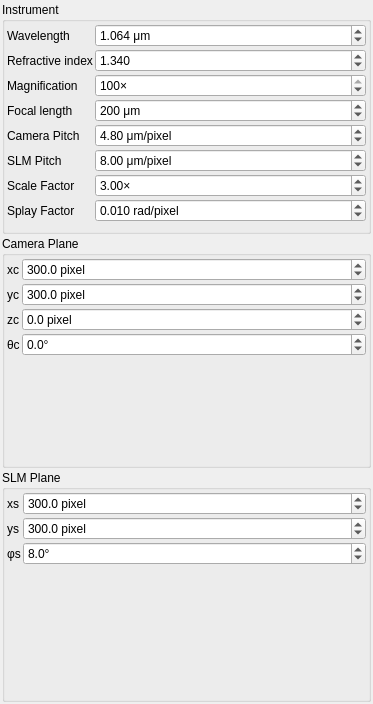
<?xml version="1.0" encoding="UTF-8"?>
<ui version="4.0">
 <class>QCGHWidget</class>
 <widget class="QWidget" name="QCGHWidget">
  <property name="geometry">
   <rect>
    <x>0</x>
    <y>0</y>
    <width>373</width>
    <height>704</height>
   </rect>
  </property>
  <property name="windowTitle">
   <string>Form</string>
  </property>
  <layout class="QVBoxLayout" name="verticalLayout">
   <property name="spacing">
    <number>2</number>
   </property>
   <property name="leftMargin">
    <number>2</number>
   </property>
   <property name="topMargin">
    <number>2</number>
   </property>
   <property name="rightMargin">
    <number>2</number>
   </property>
   <property name="bottomMargin">
    <number>2</number>
   </property>
   <item>
    <widget class="QGroupBox" name="groupInstrument">
     <property name="statusTip">
      <string/>
     </property>
     <property name="title">
      <string>Instrument</string>
     </property>
     <layout class="QFormLayout" name="formLayout">
      <property name="horizontalSpacing">
       <number>2</number>
      </property>
      <property name="verticalSpacing">
       <number>2</number>
      </property>
      <property name="leftMargin">
       <number>2</number>
      </property>
      <property name="topMargin">
       <number>2</number>
      </property>
      <property name="rightMargin">
       <number>2</number>
      </property>
      <property name="bottomMargin">
       <number>2</number>
      </property>
      <item row="0" column="0">
       <widget class="QLabel" name="labelWavelength">
        <property name="text">
         <string>Wavelength</string>
        </property>
       </widget>
      </item>
      <item row="0" column="1">
       <widget class="QDoubleSpinBox" name="wavelength">
        <property name="statusTip">
         <string>Instrument: Vacuum wavelength of trapping laser</string>
        </property>
        <property name="suffix">
         <string> μm</string>
        </property>
        <property name="decimals">
         <number>3</number>
        </property>
        <property name="maximum">
         <double>2.000000000000000</double>
        </property>
        <property name="singleStep">
         <double>0.001000000000000</double>
        </property>
        <property name="value">
         <double>1.064000000000000</double>
        </property>
       </widget>
      </item>
      <item row="1" column="0">
       <widget class="QLabel" name="labelRefractiveIndex">
        <property name="text">
         <string>Refractive index</string>
        </property>
       </widget>
      </item>
      <item row="1" column="1">
       <widget class="QDoubleSpinBox" name="refractiveIndex">
        <property name="statusTip">
         <string>Instrument: Refractive index of medium</string>
        </property>
        <property name="decimals">
         <number>3</number>
        </property>
        <property name="minimum">
         <double>1.000000000000000</double>
        </property>
        <property name="maximum">
         <double>2.000000000000000</double>
        </property>
        <property name="singleStep">
         <double>0.001000000000000</double>
        </property>
        <property name="value">
         <double>1.340000000000000</double>
        </property>
       </widget>
      </item>
      <item row="2" column="0">
       <widget class="QLabel" name="labelMagnification">
        <property name="text">
         <string>Magnification</string>
        </property>
       </widget>
      </item>
      <item row="2" column="1">
       <widget class="QDoubleSpinBox" name="magnification">
        <property name="statusTip">
         <string>Instrument: Magnification of objective lens</string>
        </property>
        <property name="suffix">
         <string>×</string>
        </property>
        <property name="decimals">
         <number>0</number>
        </property>
        <property name="minimum">
         <double>10.000000000000000</double>
        </property>
        <property name="maximum">
         <double>100.000000000000000</double>
        </property>
        <property name="singleStep">
         <double>5.000000000000000</double>
        </property>
        <property name="value">
         <double>100.000000000000000</double>
        </property>
       </widget>
      </item>
      <item row="3" column="0">
       <widget class="QLabel" name="labelFocalLength">
        <property name="text">
         <string>Focal length</string>
        </property>
       </widget>
      </item>
      <item row="3" column="1">
       <widget class="QDoubleSpinBox" name="focalLength">
        <property name="statusTip">
         <string>Instrument: Focal length of objective lens</string>
        </property>
        <property name="suffix">
         <string> μm</string>
        </property>
        <property name="decimals">
         <number>0</number>
        </property>
        <property name="minimum">
         <double>100.000000000000000</double>
        </property>
        <property name="maximum">
         <double>400.000000000000000</double>
        </property>
        <property name="singleStep">
         <double>10.000000000000000</double>
        </property>
        <property name="value">
         <double>200.000000000000000</double>
        </property>
       </widget>
      </item>
      <item row="4" column="0">
       <widget class="QLabel" name="labelCameraPitch">
        <property name="text">
         <string>Camera Pitch</string>
        </property>
       </widget>
      </item>
      <item row="4" column="1">
       <widget class="QDoubleSpinBox" name="cameraPitch">
        <property name="statusTip">
         <string>Instrument: Pixel size of camera</string>
        </property>
        <property name="suffix">
         <string> μm/pixel</string>
        </property>
        <property name="minimum">
         <double>1.000000000000000</double>
        </property>
        <property name="maximum">
         <double>100.000000000000000</double>
        </property>
        <property name="singleStep">
         <double>0.100000000000000</double>
        </property>
        <property name="value">
         <double>4.800000000000000</double>
        </property>
       </widget>
      </item>
      <item row="5" column="0">
       <widget class="QLabel" name="labelSLMPitch">
        <property name="text">
         <string>SLM Pitch</string>
        </property>
       </widget>
      </item>
      <item row="5" column="1">
       <widget class="QDoubleSpinBox" name="slmPitch">
        <property name="statusTip">
         <string>Instrument: Pixel size of Spatial Light Modulator</string>
        </property>
        <property name="suffix">
         <string> μm/pixel</string>
        </property>
        <property name="minimum">
         <double>1.000000000000000</double>
        </property>
        <property name="maximum">
         <double>100.000000000000000</double>
        </property>
        <property name="singleStep">
         <double>0.100000000000000</double>
        </property>
        <property name="value">
         <double>8.000000000000000</double>
        </property>
       </widget>
      </item>
      <item row="6" column="1">
       <widget class="QDoubleSpinBox" name="scaleFactor">
        <property name="statusTip">
         <string>Instrument: Scale factor of SLM relay optics</string>
        </property>
        <property name="suffix">
         <string>×</string>
        </property>
        <property name="minimum">
         <double>0.500000000000000</double>
        </property>
        <property name="maximum">
         <double>100.000000000000000</double>
        </property>
        <property name="singleStep">
         <double>0.010000000000000</double>
        </property>
        <property name="value">
         <double>3.000000000000000</double>
        </property>
       </widget>
      </item>
      <item row="6" column="0">
       <widget class="QLabel" name="labelScaleFactor">
        <property name="text">
         <string>Scale Factor</string>
        </property>
       </widget>
      </item>
      <item row="7" column="0">
       <widget class="QLabel" name="labelSplayFactor">
        <property name="text">
         <string>Splay Factor</string>
        </property>
       </widget>
      </item>
      <item row="7" column="1">
       <widget class="QDoubleSpinBox" name="splayFactor">
        <property name="statusTip">
         <string>Instrument: Axial splay factor</string>
        </property>
        <property name="suffix">
         <string> rad/pixel</string>
        </property>
        <property name="decimals">
         <number>3</number>
        </property>
        <property name="maximum">
         <double>1.000000000000000</double>
        </property>
        <property name="singleStep">
         <double>0.010000000000000</double>
        </property>
        <property name="value">
         <double>0.010000000000000</double>
        </property>
       </widget>
      </item>
     </layout>
    </widget>
   </item>
   <item>
    <widget class="QGroupBox" name="groupCameraPlane">
     <property name="title">
      <string>Camera Plane</string>
     </property>
     <layout class="QFormLayout" name="formLayout_2">
      <property name="horizontalSpacing">
       <number>2</number>
      </property>
      <property name="verticalSpacing">
       <number>2</number>
      </property>
      <property name="leftMargin">
       <number>2</number>
      </property>
      <property name="topMargin">
       <number>2</number>
      </property>
      <property name="rightMargin">
       <number>2</number>
      </property>
      <property name="bottomMargin">
       <number>2</number>
      </property>
      <item row="0" column="0">
       <widget class="QLabel" name="labelXc">
        <property name="text">
         <string>xc</string>
        </property>
       </widget>
      </item>
      <item row="0" column="1">
       <widget class="QDoubleSpinBox" name="xc">
        <property name="statusTip">
         <string>Camera: x coordinate of optical axis</string>
        </property>
        <property name="suffix">
         <string> pixel</string>
        </property>
        <property name="decimals">
         <number>1</number>
        </property>
        <property name="maximum">
         <double>2000.000000000000000</double>
        </property>
        <property name="singleStep">
         <double>0.500000000000000</double>
        </property>
        <property name="value">
         <double>300.000000000000000</double>
        </property>
       </widget>
      </item>
      <item row="1" column="0">
       <widget class="QLabel" name="labelYc">
        <property name="text">
         <string>yc</string>
        </property>
       </widget>
      </item>
      <item row="1" column="1">
       <widget class="QDoubleSpinBox" name="yc">
        <property name="statusTip">
         <string>Camera: y coordinate of optical axis</string>
        </property>
        <property name="suffix">
         <string> pixel</string>
        </property>
        <property name="decimals">
         <number>1</number>
        </property>
        <property name="maximum">
         <double>2000.000000000000000</double>
        </property>
        <property name="singleStep">
         <double>0.500000000000000</double>
        </property>
        <property name="value">
         <double>300.000000000000000</double>
        </property>
       </widget>
      </item>
      <item row="2" column="0">
       <widget class="QLabel" name="labelZc">
        <property name="text">
         <string>zc</string>
        </property>
       </widget>
      </item>
      <item row="2" column="1">
       <widget class="QDoubleSpinBox" name="zc">
        <property name="statusTip">
         <string>Camera: Axial displacement of trapping plane from focal plane</string>
        </property>
        <property name="suffix">
         <string> pixel</string>
        </property>
        <property name="decimals">
         <number>1</number>
        </property>
        <property name="minimum">
         <double>-900.000000000000000</double>
        </property>
        <property name="maximum">
         <double>900.000000000000000</double>
        </property>
       </widget>
      </item>
      <item row="3" column="0">
       <widget class="QLabel" name="labelThetac">
        <property name="text">
         <string>θc</string>
        </property>
       </widget>
      </item>
      <item row="3" column="1">
       <widget class="QDoubleSpinBox" name="thetac">
        <property name="statusTip">
         <string>Camera: Orientation relative to SLM</string>
        </property>
        <property name="suffix">
         <string>°</string>
        </property>
        <property name="decimals">
         <number>1</number>
        </property>
        <property name="minimum">
         <double>-180.000000000000000</double>
        </property>
        <property name="maximum">
         <double>180.000000000000000</double>
        </property>
        <property name="singleStep">
         <double>0.100000000000000</double>
        </property>
       </widget>
      </item>
     </layout>
    </widget>
   </item>
   <item>
    <widget class="QGroupBox" name="groupSLMPlane">
     <property name="title">
      <string>SLM Plane</string>
     </property>
     <layout class="QFormLayout" name="formLayout_3">
      <property name="horizontalSpacing">
       <number>2</number>
      </property>
      <property name="verticalSpacing">
       <number>2</number>
      </property>
      <property name="leftMargin">
       <number>2</number>
      </property>
      <property name="topMargin">
       <number>2</number>
      </property>
      <property name="rightMargin">
       <number>2</number>
      </property>
      <property name="bottomMargin">
       <number>2</number>
      </property>
      <item row="0" column="0">
       <widget class="QLabel" name="labelXs">
        <property name="text">
         <string>xs</string>
        </property>
       </widget>
      </item>
      <item row="0" column="1">
       <widget class="QDoubleSpinBox" name="xs">
        <property name="statusTip">
         <string>SLM: x coordinate of optical axis on SLM</string>
        </property>
        <property name="suffix">
         <string> pixel</string>
        </property>
        <property name="decimals">
         <number>1</number>
        </property>
        <property name="maximum">
         <double>3000.000000000000000</double>
        </property>
        <property name="singleStep">
         <double>10.000000000000000</double>
        </property>
        <property name="value">
         <double>300.000000000000000</double>
        </property>
       </widget>
      </item>
      <item row="1" column="0">
       <widget class="QLabel" name="labelYs">
        <property name="text">
         <string>ys</string>
        </property>
       </widget>
      </item>
      <item row="1" column="1">
       <widget class="QDoubleSpinBox" name="ys">
        <property name="statusTip">
         <string>SLM: y coordinate of optical axis on SLM</string>
        </property>
        <property name="suffix">
         <string> pixel</string>
        </property>
        <property name="decimals">
         <number>1</number>
        </property>
        <property name="maximum">
         <double>3000.000000000000000</double>
        </property>
        <property name="singleStep">
         <double>10.000000000000000</double>
        </property>
        <property name="value">
         <double>300.000000000000000</double>
        </property>
       </widget>
      </item>
      <item row="2" column="0">
       <widget class="QLabel" name="labelPhis">
        <property name="text">
         <string>φs</string>
        </property>
       </widget>
      </item>
      <item row="2" column="1">
       <widget class="QDoubleSpinBox" name="phis">
        <property name="statusTip">
         <string>SLM: Tilt relative to optical axis</string>
        </property>
        <property name="suffix">
         <string>°</string>
        </property>
        <property name="decimals">
         <number>1</number>
        </property>
        <property name="maximum">
         <double>45.000000000000000</double>
        </property>
        <property name="singleStep">
         <double>0.100000000000000</double>
        </property>
        <property name="value">
         <double>8.000000000000000</double>
        </property>
       </widget>
      </item>
     </layout>
    </widget>
   </item>
  </layout>
  <zorder>groupInstrument</zorder>
  <zorder>groupSLMPlane</zorder>
  <zorder>groupCameraPlane</zorder>
 </widget>
 <tabstops>
  <tabstop>wavelength</tabstop>
  <tabstop>refractiveIndex</tabstop>
  <tabstop>magnification</tabstop>
  <tabstop>focalLength</tabstop>
  <tabstop>cameraPitch</tabstop>
  <tabstop>slmPitch</tabstop>
  <tabstop>scaleFactor</tabstop>
  <tabstop>splayFactor</tabstop>
  <tabstop>xc</tabstop>
  <tabstop>yc</tabstop>
  <tabstop>zc</tabstop>
  <tabstop>thetac</tabstop>
  <tabstop>xs</tabstop>
  <tabstop>ys</tabstop>
  <tabstop>phis</tabstop>
 </tabstops>
 <resources/>
 <connections/>
</ui>
